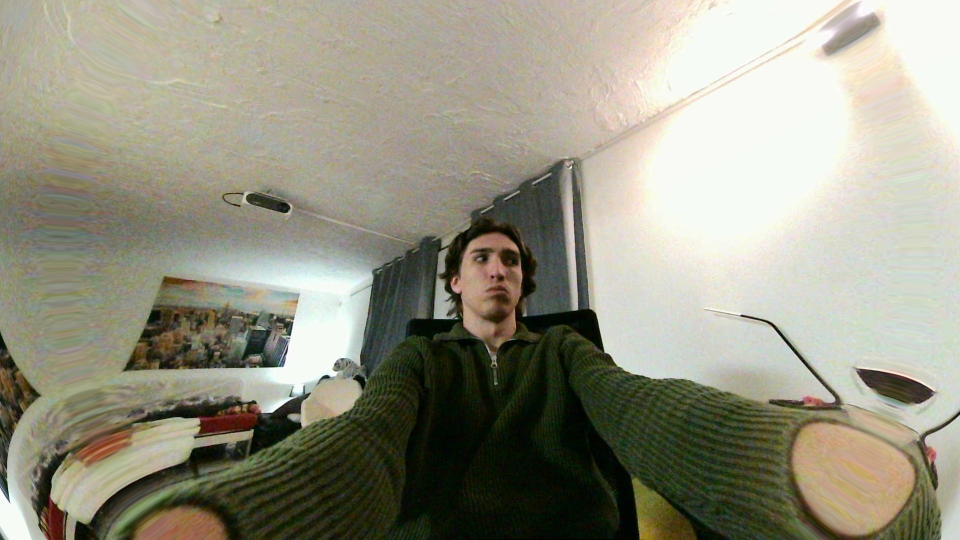
#> input picture TestSoftware/Camera/Calibration/Test_pictures/Depth_1/L.jpg, 1920 x 1080 px (shown at 1/2 size); its folder holds 2 pictures in this run
$ python BM_tuner_frame_set.py
#> lines starting #> are read from the running program, lines starting #| are printed output that depends on the picture
import numpy as np
import cv2 as cv
import glob
import os

#{"numDisparities":[{"numDisparities":1, "blockSize":2, ....}, {"numDisparities":2, "blockSize":2, ....} ] , "blockSize":[....]   }

f1 = "Test_pictures/Depth_1/"
f2 = "Test_pictures/Depth_2/"


#NOTE change this
iterating_values_name = "numDisparities"
folder = f1
# ---------------

#Processing images
left = cv.imread(folder+"L.jpg")
#> left is the input picture: shape (1080, 1920, 3); mean B, G, R 130.9, 147.6, 149.4
right = cv.imread(folder+"R.jpg")
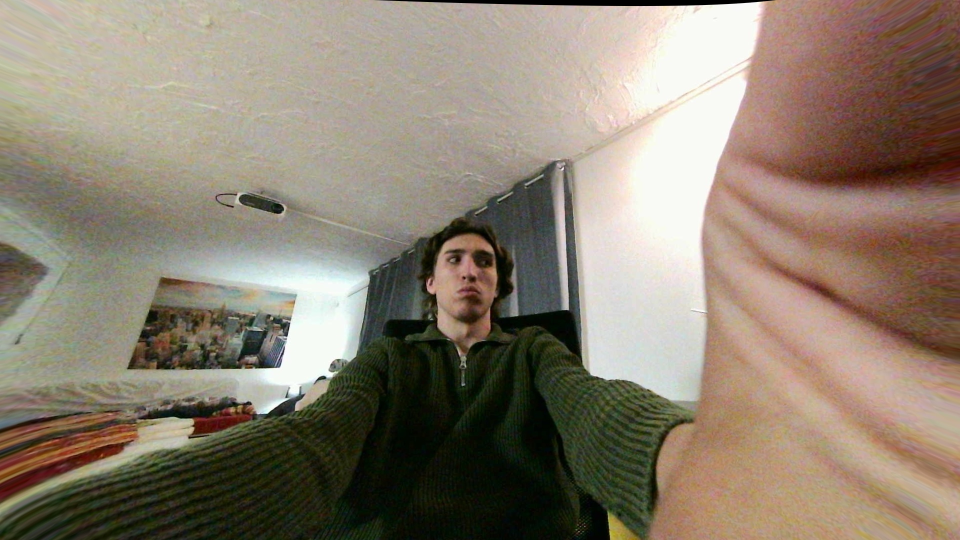
#> input picture TestSoftware/Camera/Calibration/Test_pictures/Depth_1/R.jpg, 1920 x 1080 px (shown at 1/2 size)
#> right is the input picture: shape (1080, 1920, 3); mean B, G, R 112.5, 128.1, 139.7
gray_left = cv.cvtColor(left, cv.COLOR_BGR2GRAY)
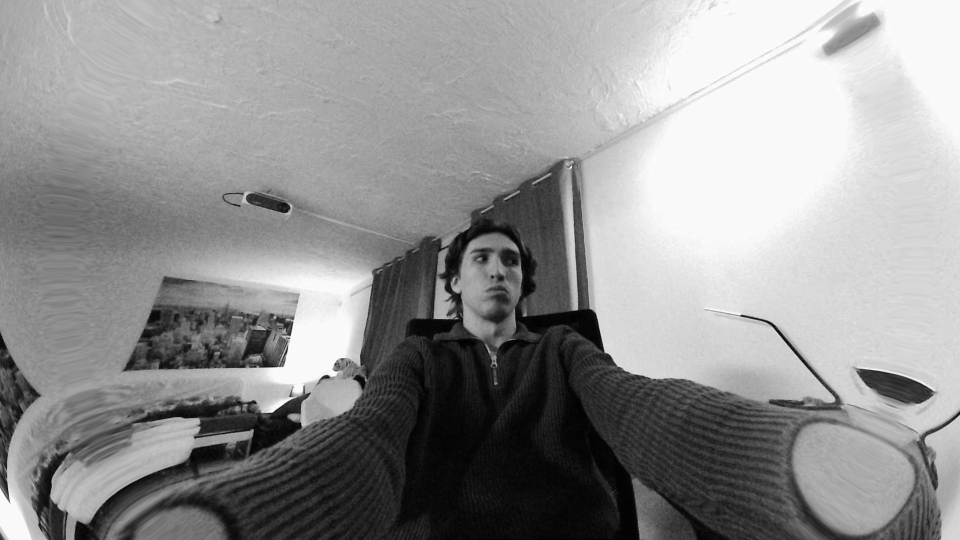
#> gray_left: shape (1080, 1920) (shown at 1/2 size); min 0, max 255, mean 146.3
gray_right = cv.cvtColor(right, cv.COLOR_BGR2GRAY)
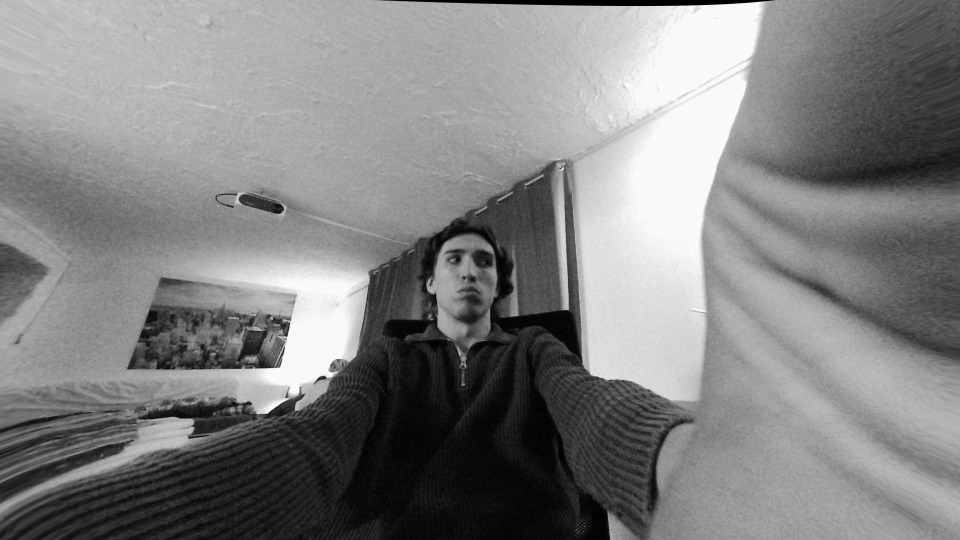
#> gray_right: shape (1080, 1920) (shown at 1/2 size); min 0, max 255, mean 129.8

#> (the run stopped early here; a loop or call above may not have finished)
